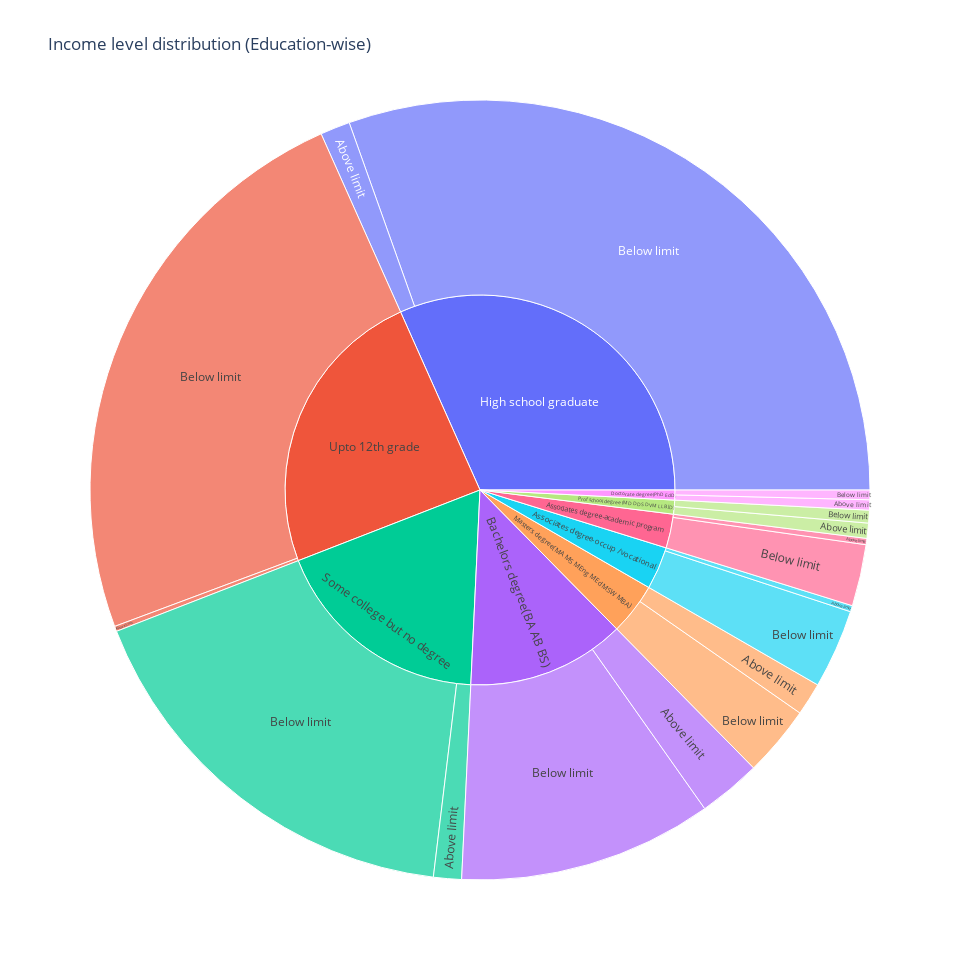

The cell this chart's notebook holds for it:
### Code cell
edu_fig = px.sunburst(data_frame=edudf[edudf['education']!=' Children'],path=['education','income_above_limit'],width=960,height=960,labels={'parent':'Education','labels':'Income Level','id':'Category','count':'Number'},title='Income level distribution (Education-wise)')
edu_fig.show()

### Figure 1 — Plotly figure (JSON) as saved in the notebook; plotly's stock layout.template omitted (floating-point values rounded to 4 significant figures)
{"data": [{"branchvalues": "total", "domain": {"x": [0, 1], "y": [0, 1]}, "hovertemplate": "Income Level=%{label}<br>Number=%{value}<br>Education=%{parent}<br>Category=%{id}<extra></extra>", "ids": [" Associates degree-academic program/Above limit", " Associates degree-occup /vocational/Above limit", " Bachelors degree(BA AB BS)/Above limit", " Doctorate degree(PhD EdD)/Above limit", " High school graduate/Above limit", " Masters degree(MA MS MEng MEd MSW MBA)/Above limit", " Prof school degree (MD DDS DVM LLB JD)/Above limit", " Some college but no degree/Above limit", " Upto 12th grade/Above limit", " Associates degree-academic program/Below limit", " Associates degree-occup /vocational/Below limit", " Bachelors degree(BA AB BS)/Below limit", " Doctorate degree(PhD EdD)/Below limit", " High school graduate/Below limit", " Masters degree(MA MS MEng MEd MSW MBA)/Below limit", " Prof school degree (MD DDS DVM LLB JD)/Below limit", " Some college but no degree/Below limit", " Upto 12th grade/Below limit", " Associates degree-academic program", " Associates degree-occup /vocational", " Bachelors degree(BA AB BS)", " Doctorate degree(PhD EdD)", " High school graduate", " Masters degree(MA MS MEng MEd MSW MBA)", " Prof school degree (MD DDS DVM LLB JD)", " Some college but no degree", " Upto 12th grade"], "labels": ["Above limit", "Above limit", "Above limit", "Above limit", "Above limit", "Above limit", "Above limit", "Above limit", "Above limit", "Below limit", "Below limit", "Below limit", "Below limit", "Below limit", "Below limit", "Below limit", "Below limit", "Below limit", " Associates degree-academic program", " Associates degree-occup /vocational", " Bachelors degree(BA AB BS)", " Doctorate degree(PhD EdD)", " High school graduate", " Masters degree(MA MS MEng MEd MSW MBA)", " Prof school degree (MD DDS DVM LLB JD)", " Some college but no degree", " Upto 12th grade"], "name": "", "parents": [" Associates degree-academic program", " Associates degree-occup /vocational", " Bachelors degree(BA AB BS)", " Doctorate degree(PhD EdD)", " High school graduate", " Masters degree(MA MS MEng MEd MSW MBA)", " Prof school degree (MD DDS DVM LLB JD)", " Some college but no degree", " Upto 12th grade", " Associates degree-academic program", " Associates degree-occup /vocational", " Bachelors degree(BA AB BS)", " Doctorate degree(PhD EdD)", " High school graduate", " Masters degree(MA MS MEng MEd MSW MBA)", " Prof school degree (MD DDS DVM LLB JD)", " Some college but no degree", " Upto 12th grade", "", "", "", "", "", "", "", "", ""], "type": "sunburst", "values": [413, 409, 4154, 679, 1973, 2169, 1007, 1850, 344, 4081, 5241, 16825, 639, 48654, 4692, 845, 27470, 38369, 4494, 5650, 20979, 1318, 50627, 6861, 1852, 29320, 38713]}], "layout": {"height": 960, "legend": {"tracegroupgap": 0}, "title": {"text": "Income level distribution (Education-wise)"}, "width": 960}}
